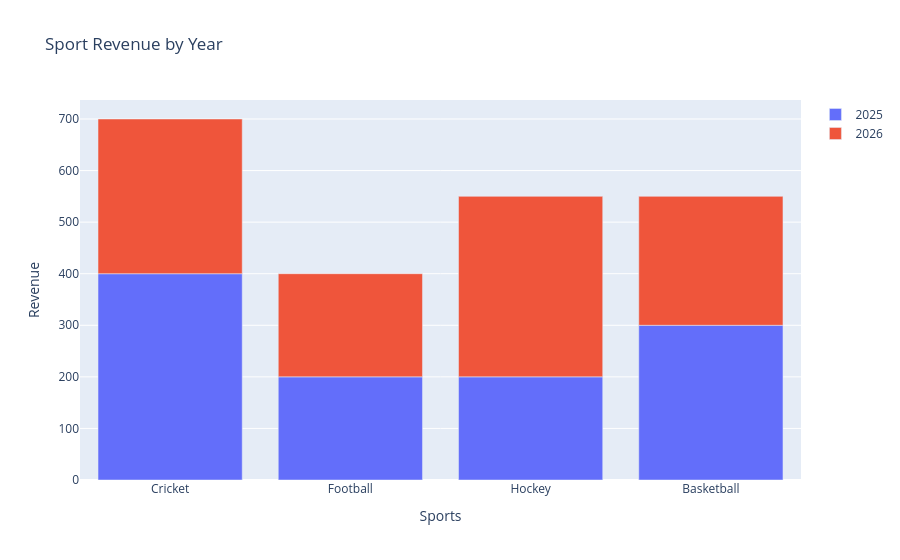

The notebook cell saved with this chart:
### Code cell
label = ['Cricket','Football','Hockey','Basketball']
revenue = [400,200,200,300]
trace1 = go.Bar(x = label, y=revenue, name='2025')
trace2=go.Bar(x=label, y = [300,200,350,250],name='2026')
layout = go.Layout(title='Sport Revenue by Year', xaxis_title = 'Sports', 
                   yaxis_title = 'Revenue', barmode='relative')
go.Figure(data =[trace1, trace2], layout=layout)

### Figure 1 — Plotly figure (JSON) as saved in the notebook; plotly's stock layout.template omitted (floating-point values rounded to 4 significant figures)
{"data": [{"name": "2025", "type": "bar", "x": ["Cricket", "Football", "Hockey", "Basketball"], "y": [400, 200, 200, 300]}, {"name": "2026", "type": "bar", "x": ["Cricket", "Football", "Hockey", "Basketball"], "y": [300, 200, 350, 250]}], "layout": {"barmode": "relative", "title": {"text": "Sport Revenue by Year"}, "xaxis": {"title": {"text": "Sports"}}, "yaxis": {"title": {"text": "Revenue"}}}}
